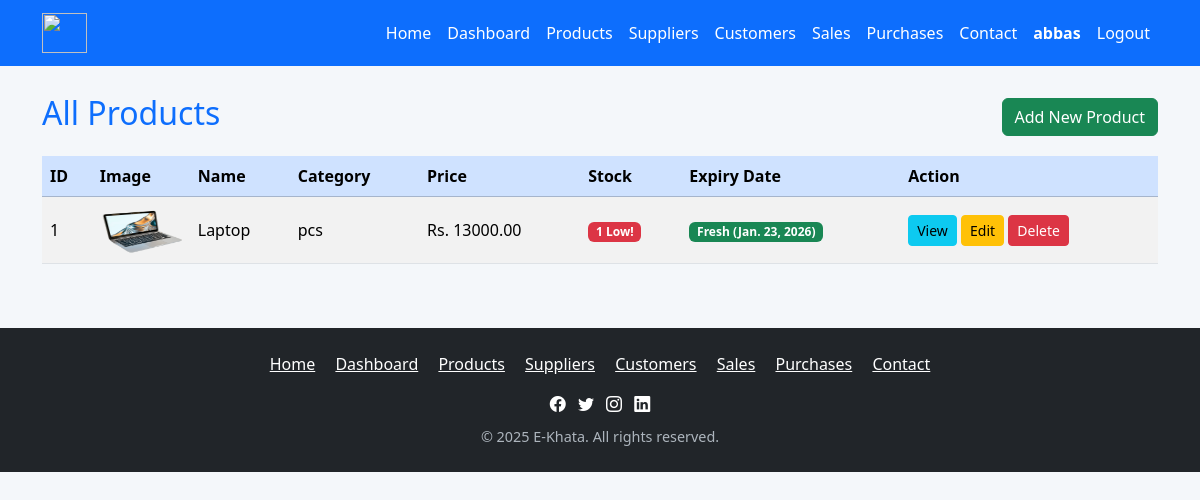
Screenshot of /products/ (signed in) with the database file from the repository.
### inventory/models.py (models this page shows, shortened)
class Product(models.Model):
    user = models.ForeignKey(User, on_delete=models.CASCADE, null=True, blank=True)
    name = models.CharField(max_length=200)
    category = models.CharField(max_length=100, blank=True)
    cost_price = models.DecimalField(max_digits=10, decimal_places=2)
    selling_price = models.DecimalField(max_digits=10, decimal_places=2)
    stock = models.IntegerField(default=0)
    supplier = models.ForeignKey(Supplier, null=True, blank=True, on_delete=models.SET_NULL)
    description = models.TextField(blank=True, null=True)
    image = models.ImageField(upload_to='products/', blank=True, null=True)
    expiry_date = models.DateField(blank=True, null=True)

### inventory/views.py (the view)
# urls.py: path('products/', views.products, name='products'),
@login_required
def products(request):
    products = Product.objects.filter(user=request.user)
    suppliers = Supplier.objects.filter(user=request.user)
    form = ProductForm()
    today = date.today()
    next_7 = today + timedelta(days=7)
    for p in products:
        if p.expiry_date:
            if p.expiry_date < today:
                p.expiry_status = "expired"
            elif today <= p.expiry_date <= next_7:
                p.expiry_status = "near"
            else:
                p.expiry_status = "good"
        else:
            p.expiry_status = None
    return render(request, 'inventory/products.html', {
        'products': products,
        'form': form,
        'suppliers': suppliers,
    })

### inventory/models.py (called while the page is built)
    def __str__(self):
        return self.name

### inventory/templates/inventory/products.html (shortened to what this page needs)
{% extends 'inventory/base.html' %}
{% block content %}
<div class="d-flex justify-content-between align-items-center mb-3">
  <h2 class="text-primary">All Products</h2>
  <button class="btn btn-success" data-bs-toggle="modal" data-bs-target="#addProductModal">
    Add New Product
  </button>
</div>
<div class="table-responsive">
  <table class="table table-striped align-middle">
    <thead class="table-primary">
      <tr>
        <th>ID</th>
        <th>Image</th>
        <th>Name</th>
        <th>Category</th>
        <th>Price</th>
        <th>Stock</th>
        <th>Expiry Date</th>
        <th>Action</th>
      </tr>
    </thead>
    <tbody>
      {% for p in products %}
      <tr id="product-row-{{ p.id }}">
        <td>{{ p.id }}</td>
        <td>
          {% if p.image %}
          <img src="{{ p.image.url }}" class="card-img-top" alt="{{ p.name }}" width="50" height="50">
          {% else %}
          <span class="text-muted">No Image</span>
          {% endif %}
        </td>
        <td>{{ p.name }}</td>
        <td>{{ p.category }}</td>
        <td>Rs. {{ p.selling_price }}</td>
        <td>
          {% if p.stock <= 5 %}
            <span class="badge bg-danger">{{ p.stock }} Low!</span>
          {% else %}
            <span class="badge bg-success">{{ p.stock }}</span>
          {% endif %}
        </td>
        <td>
          {% if p.expiry_status == 'expired' %}
              <span class="badge bg-danger">Expired ({{ p.expiry_date }})</span>
          {% elif p.expiry_status == 'near' %}
              <span class="badge bg-warning text-dark">Expiring Soon ({{ p.expiry_date }})</span>
          {% elif p.expiry_status == 'good' %}
              <span class="badge bg-success">Fresh ({{ p.expiry_date }})</span>
          {% else %}
              <span class="badge bg-secondary">No Date</span>
          {% endif %}
        </td>
        <td>
          <a href="{% url 'product_view' p.id %}" class="btn btn-sm btn-info">View</a>
          <button class="btn btn-sm btn-warning" data-bs-toggle="modal" data-bs-target="#editProductModal{{ p.id }}">
            Edit
          </button>
          <form action="{% url 'product_delete' p.id %}" method="post" style="display:inline;">
            <button type="submit" class="btn btn-sm btn-danger"
              onclick="return confirm('Are you sure?')">
              Delete
            </button>
          </form>
        </td>
      </tr>
      {% endfor %}
    </tbody>
  </table>
</div>
{% endblock %}

### inventory/templates/inventory/base.html (shortened to what this page needs)
{% load static %}
<!DOCTYPE html>
<html lang="en">
<head>
  <link href="https://cdn.jsdelivr.net/npm/bootstrap@5.3.3/dist/css/bootstrap.min.css" rel="stylesheet">
  <link rel="stylesheet" href="{% static 'css/style.css' %}">
</head>
<body>
<nav class="navbar navbar-expand-lg navbar-dark bg-primary fixed-top">
  <div class="container">
    <a class="navbar-brand fw-bold" href="/">
      <img src="https://i.pinimg.com/736x/a1/5f/51/a15f5117759cd710fae6ab2461250f4a.jpg"
           width="45" height="40">
    </a>
    <div class="collapse navbar-collapse" id="navbarNav">
      <ul class="navbar-nav ms-auto">
        <li class="nav-item"><a class="nav-link" href="/">Home</a></li>
        {% if user.is_authenticated %}
          <li class="nav-item"><a class="nav-link" href="/dashboard/">Dashboard</a></li>
          <li class="nav-item"><a class="nav-link" href="/products/">Products</a></li>
          <li class="nav-item"><a class="nav-link" href="/suppliers/">Suppliers</a></li>
          <li class="nav-item"><a class="nav-link" href="/customers/">Customers</a></li>
          <li class="nav-item"><a class="nav-link" href="/sales/">Sales</a></li>
          <li class="nav-item"><a class="nav-link" href="/purchases/">Purchases</a></li>
          <li class="nav-item"><a class="nav-link" href="/contact/">Contact</a></li>
          <li class="nav-item">
            <span class="nav-link text-warning fw-bold">
              {{ user.username }}
            </span>
          </li>
          <li class="nav-item">
            <a class="nav-link text-danger" href="{% url 'logout' %}">
              Logout
            </a>
          </li>
        {% endif %}
      </ul>
    </div>
  </div>
</nav>
  <main class="container mt-4 mb-5">
    {% block content %}{% endblock %}
  </main>
 <footer class="bg-dark text-white py-4 mt-5">
  <div class="container text-center">
    <div class="mb-3">
      <a href="/" class="text-white me-3">Home</a>
      <a href="/dashboard/" class="text-white me-3">Dashboard</a>
      <a href="/products/" class="text-white me-3">Products</a>
      <a href="/suppliers/" class="text-white me-3">Suppliers</a>
      <a href="/customers/" class="text-white me-3">Customers</a>
      <a href="/sales/" class="text-white me-3">Sales</a>
      <a href="/purchases/" class="text-white me-3">Purchases</a>
      <a href="/contact/" class="text-white">Contact</a>
    </div>
    <div class="social-icons mb-2">
      <a href="#" class="text-white me-2"><i class="bi bi-facebook"></i></a>
      <a href="#" class="text-white me-2"><i class="bi bi-twitter"></i></a>
      <a href="#" class="text-white me-2"><i class="bi bi-instagram"></i></a>
      <a href="#" class="text-white"><i class="bi bi-linkedin"></i></a>
    </div>
    <p class="small mb-0">© 2025 E-Khata. All rights reserved.</p>
  </div>
</footer>
  <link rel="stylesheet" href="https://cdn.jsdelivr.net/npm/bootstrap-icons@1.11.1/font/bootstrap-icons.css">
</body>
</html>

### static/css/style.css (style rules this page uses)
body { font-family: 'Segoe UI', sans-serif; margin: 0; background-color: #f4f7fa; color: #333; padding-top: 70px; }
nav { background-color: #0d6efd; padding: 10px 0; position: fixed; top: 0; width: 100%; z-index: 9999; }
.navbar-brand { font-weight: 700; font-size: 1.5rem; }
.nav-link { color: #fff !important; font-weight: 500; transition: color 0.3s ease; }
footer { background-color: #212529; color: #f8f9fa; padding: 30px 0 20px; width: 100%; margin-top: 50px; }
footer .small { color: #adb5bd; font-size: 0.9rem; margin-top: 10px; }

### rows the page displays
Product: id "1", image (placeholder picture), name "Laptop", category "pcs", selling_price "13000.00", stock "1", expiry_date "Jan. 23, 2026"

### other values shown
{{ user.username }} "abbas"
